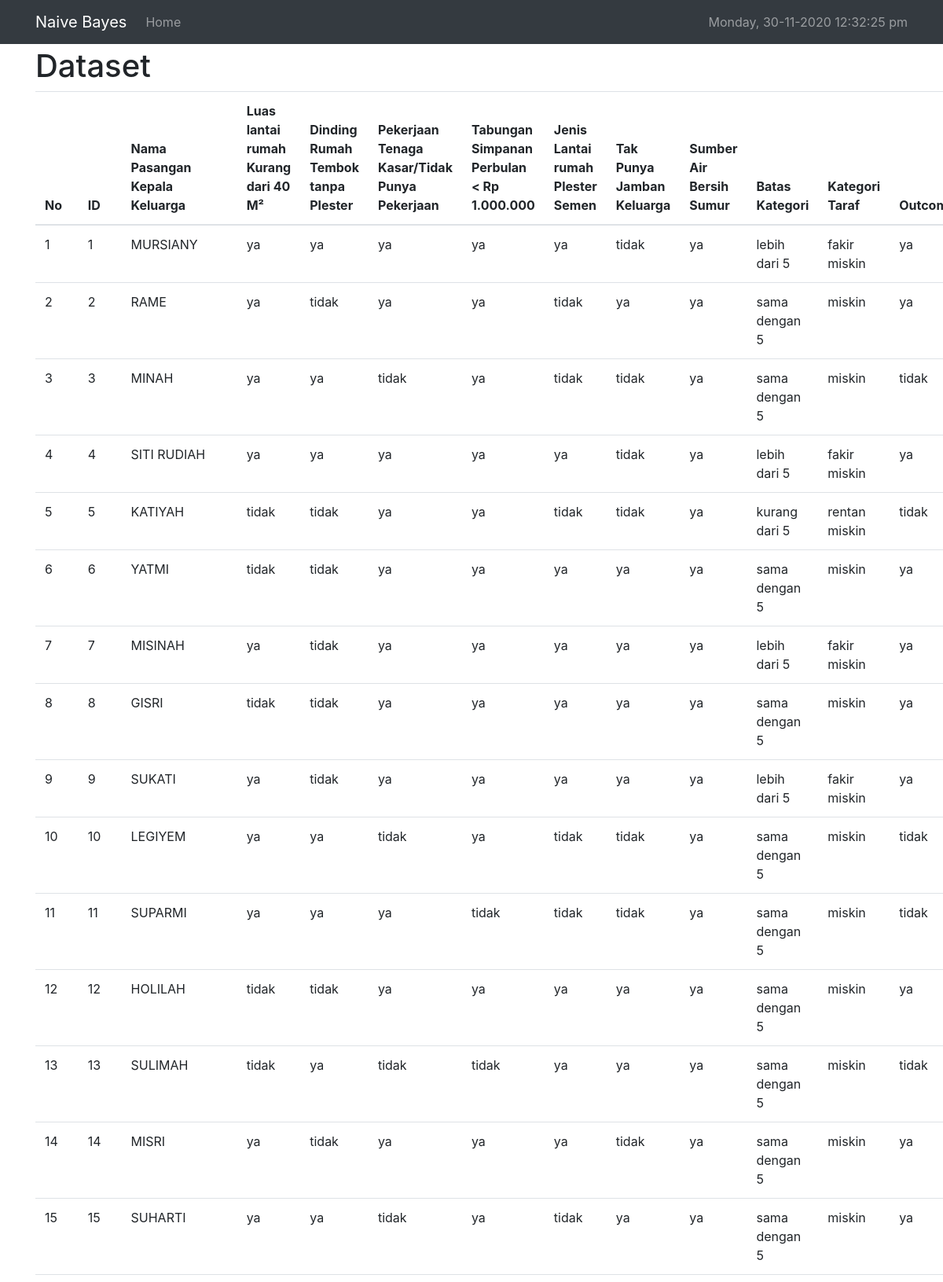
Page /preprocessing.php (signed in, upper part) on the committed database.
### tables this page shows
CREATE TABLE `preprocessing` (
  `id` bigint(20) NOT NULL,
  `nama_pasangan_kepala_keluarga` varchar(50) NOT NULL,
  `luas_rumah_kurang_dari_40m` varchar(50) NOT NULL COMMENT 'ya, tidak',
  `dinding_rumah_tembok_tanpa_plester` varchar(50) NOT NULL COMMENT 'ya, tidak',
  `pekerjaan_tenaga_kasar_atau_tidak_punya_pekerjaan` varchar(50) NOT NULL COMMENT 'ya, tidak',
  `tabungan_simpanan_perbulan_kurang_dari_satujuta` varchar(50) NOT NULL COMMENT 'ya, tidak',
  `jenis_lantai_rumah_plester_semen` varchar(50) NOT NULL COMMENT 'ya, tidak',
  `tak_punya_jamban_keluarga` varchar(50) NOT NULL COMMENT 'ya, tidak',
  `sumber_air_bersih_sumur` varchar(50) NOT NULL COMMENT 'ya, tidak',
  `jumlah_ya` int(2) NOT NULL,
  `tabel_nomor_4` varchar(50) NOT NULL COMMENT 'ya, tidak',
  `batas_kategori` varchar(50) NOT NULL,
  `kategori_taraf` varchar(50) NOT NULL,
  `perlu_bantuan_lebih` varchar(50) NOT NULL COMMENT 'ya, tidak'
);

### preprocessing.php (the view, shortened to what this page needs)
<?php
include "header.php";
$select_data = mysqli_query($koneksi, "select * from preprocessing  ");
?>
<h1>Dataset</h1>
<table class="table">
<thead>
    <tr>
    <th>No</th>
    <th>ID</th>
    <th>Nama Pasangan Kepala Keluarga</th>
    <th>Luas lantai rumah Kurang dari 40 M²</th>
    <th>Dinding Rumah Tembok tanpa Plester</th>
    <th>Pekerjaan Tenaga Kasar/Tidak Punya Pekerjaan  </th>
    <th>Tabungan Simpanan Perbulan < Rp 1.000.000</th>
    <th>Jenis Lantai rumah Plester Semen</th>
    <th>Tak Punya Jamban Keluarga </th>
    <th>Sumber Air Bersih Sumur</th>
    <th>Batas Kategori</th>
    <th>Kategori Taraf</th>
    <th>Outcome</th>
    </tr>
</thead>
<tbody>
    <?php
    $angka_awal = 0;
    $angka_selanjutnya = $angka_awal + 1;
    while($data = mysqli_fetch_array($select_data)): ?>
        <tr>
            <td><?= $angka_selanjutnya;  ?> </td>
            <td><?= $data['id']; ?></td>
            <td><?= $data['nama_pasangan_kepala_keluarga']; ?></td>
            <td><?= $data['luas_rumah_kurang_dari_40m']; ?></td>
            <td><?= $data['dinding_rumah_tembok_tanpa_plester']; ?></td>
            <td><?= $data['pekerjaan_tenaga_kasar_atau_tidak_punya_pekerjaan']; ?></td>
            <td><?= $data['tabungan_simpanan_perbulan_kurang_dari_satujuta']; ?></td>
            <td><?= $data['jenis_lantai_rumah_plester_semen']; ?></td>
            <td><?= $data['tak_punya_jamban_keluarga']; ?></td>
            <td><?= $data['sumber_air_bersih_sumur']; ?></td>
            <td><?= $data['batas_kategori']; ?></td>
            <td><?= $data['kategori_taraf']; ?></td>
            <td><?= $data['perlu_bantuan_lebih']; ?></td>
        </tr>
    <?php
    $angka_selanjutnya++;
    endwhile; ?>
</tbody>
</table>
<?php
include "footer.php";
?>

### rows in the picture
preprocessing: id "1", nama_pasangan_kepala_keluarga "MURSIANY", luas_rumah_kurang_dari_40m "ya", dinding_rumah_tembok_tanpa_plester "ya", pekerjaan_tenaga_kasar_atau_tidak_punya_pekerjaan "ya", tabungan_simpanan_perbulan_kurang_dari_satujuta "ya", jenis_lantai_rumah_plester_semen "ya", tak_punya_jamban_keluarga "tidak", sumber_air_bersih_sumur "ya", batas_kategori "lebih dari 5", kategori_taraf "fakir miskin", perlu_bantuan_lebih "ya"
preprocessing: id "2", nama_pasangan_kepala_keluarga "RAME", luas_rumah_kurang_dari_40m "ya", dinding_rumah_tembok_tanpa_plester "tidak", pekerjaan_tenaga_kasar_atau_tidak_punya_pekerjaan "ya", tabungan_simpanan_perbulan_kurang_dari_satujuta "ya", jenis_lantai_rumah_plester_semen "tidak", tak_punya_jamban_keluarga "ya", sumber_air_bersih_sumur "ya", batas_kategori "sama dengan 5", kategori_taraf "miskin", perlu_bantuan_lebih "ya"
preprocessing: id "3", nama_pasangan_kepala_keluarga "MINAH", luas_rumah_kurang_dari_40m "ya", dinding_rumah_tembok_tanpa_plester "ya", pekerjaan_tenaga_kasar_atau_tidak_punya_pekerjaan "tidak", tabungan_simpanan_perbulan_kurang_dari_satujuta "ya", jenis_lantai_rumah_plester_semen "tidak", tak_punya_jamban_keluarga "tidak", sumber_air_bersih_sumur "ya", batas_kategori "sama dengan 5", kategori_taraf "miskin", perlu_bantuan_lebih "tidak"
preprocessing: id "4", nama_pasangan_kepala_keluarga "SITI RUDIAH", luas_rumah_kurang_dari_40m "ya", dinding_rumah_tembok_tanpa_plester "ya", pekerjaan_tenaga_kasar_atau_tidak_punya_pekerjaan "ya", tabungan_simpanan_perbulan_kurang_dari_satujuta "ya", jenis_lantai_rumah_plester_semen "ya", tak_punya_jamban_keluarga "tidak", sumber_air_bersih_sumur "ya", batas_kategori "lebih dari 5", kategori_taraf "fakir miskin", perlu_bantuan_lebih "ya"
preprocessing: id "5", nama_pasangan_kepala_keluarga "KATIYAH", luas_rumah_kurang_dari_40m "tidak", dinding_rumah_tembok_tanpa_plester "tidak", pekerjaan_tenaga_kasar_atau_tidak_punya_pekerjaan "ya", tabungan_simpanan_perbulan_kurang_dari_satujuta "ya", jenis_lantai_rumah_plester_semen "tidak", tak_punya_jamban_keluarga "tidak", sumber_air_bersih_sumur "ya", batas_kategori "kurang dari 5", kategori_taraf "rentan miskin", perlu_bantuan_lebih "tidak"
preprocessing: id "6", nama_pasangan_kepala_keluarga "YATMI", luas_rumah_kurang_dari_40m "tidak", dinding_rumah_tembok_tanpa_plester "tidak", pekerjaan_tenaga_kasar_atau_tidak_punya_pekerjaan "ya", tabungan_simpanan_perbulan_kurang_dari_satujuta "ya", jenis_lantai_rumah_plester_semen "ya", tak_punya_jamban_keluarga "ya", sumber_air_bersih_sumur "ya", batas_kategori "sama dengan 5", kategori_taraf "miskin", perlu_bantuan_lebih "ya"
preprocessing: id "7", nama_pasangan_kepala_keluarga "MISINAH", luas_rumah_kurang_dari_40m "ya", dinding_rumah_tembok_tanpa_plester "tidak", pekerjaan_tenaga_kasar_atau_tidak_punya_pekerjaan "ya", tabungan_simpanan_perbulan_kurang_dari_satujuta "ya", jenis_lantai_rumah_plester_semen "ya", tak_punya_jamban_keluarga "ya", sumber_air_bersih_sumur "ya", batas_kategori "lebih dari 5", kategori_taraf "fakir miskin", perlu_bantuan_lebih "ya"
preprocessing: id "8", nama_pasangan_kepala_keluarga "GISRI", luas_rumah_kurang_dari_40m "tidak", dinding_rumah_tembok_tanpa_plester "tidak", pekerjaan_tenaga_kasar_atau_tidak_punya_pekerjaan "ya", tabungan_simpanan_perbulan_kurang_dari_satujuta "ya", jenis_lantai_rumah_plester_semen "ya", tak_punya_jamban_keluarga "ya", sumber_air_bersih_sumur "ya", batas_kategori "sama dengan 5", kategori_taraf "miskin", perlu_bantuan_lebih "ya"
preprocessing: id "9", nama_pasangan_kepala_keluarga "SUKATI", luas_rumah_kurang_dari_40m "ya", dinding_rumah_tembok_tanpa_plester "tidak", pekerjaan_tenaga_kasar_atau_tidak_punya_pekerjaan "ya", tabungan_simpanan_perbulan_kurang_dari_satujuta "ya", jenis_lantai_rumah_plester_semen "ya", tak_punya_jamban_keluarga "ya", sumber_air_bersih_sumur "ya", batas_kategori "lebih dari 5", kategori_taraf "fakir miskin", perlu_bantuan_lebih "ya"
preprocessing: id "10", nama_pasangan_kepala_keluarga "LEGIYEM", luas_rumah_kurang_dari_40m "ya", dinding_rumah_tembok_tanpa_plester "ya", pekerjaan_tenaga_kasar_atau_tidak_punya_pekerjaan "tidak", tabungan_simpanan_perbulan_kurang_dari_satujuta "ya", jenis_lantai_rumah_plester_semen "tidak", tak_punya_jamban_keluarga "tidak", sumber_air_bersih_sumur "ya", batas_kategori "sama dengan 5", kategori_taraf "miskin", perlu_bantuan_lebih "tidak"
preprocessing: id "11", nama_pasangan_kepala_keluarga "SUPARMI", luas_rumah_kurang_dari_40m "ya", dinding_rumah_tembok_tanpa_plester "ya", pekerjaan_tenaga_kasar_atau_tidak_punya_pekerjaan "ya", tabungan_simpanan_perbulan_kurang_dari_satujuta "tidak", jenis_lantai_rumah_plester_semen "tidak", tak_punya_jamban_keluarga "tidak", sumber_air_bersih_sumur "ya", batas_kategori "sama dengan 5", kategori_taraf "miskin", perlu_bantuan_lebih "tidak"
preprocessing: id "12", nama_pasangan_kepala_keluarga "HOLILAH", luas_rumah_kurang_dari_40m "tidak", dinding_rumah_tembok_tanpa_plester "tidak", pekerjaan_tenaga_kasar_atau_tidak_punya_pekerjaan "ya", tabungan_simpanan_perbulan_kurang_dari_satujuta "ya", jenis_lantai_rumah_plester_semen "ya", tak_punya_jamban_keluarga "ya", sumber_air_bersih_sumur "ya", batas_kategori "sama dengan 5", kategori_taraf "miskin", perlu_bantuan_lebih "ya"
preprocessing: id "13", nama_pasangan_kepala_keluarga "SULIMAH", luas_rumah_kurang_dari_40m "tidak", dinding_rumah_tembok_tanpa_plester "ya", pekerjaan_tenaga_kasar_atau_tidak_punya_pekerjaan "tidak", tabungan_simpanan_perbulan_kurang_dari_satujuta "tidak", jenis_lantai_rumah_plester_semen "ya", tak_punya_jamban_keluarga "ya", sumber_air_bersih_sumur "ya", batas_kategori "sama dengan 5", kategori_taraf "miskin", perlu_bantuan_lebih "tidak"
preprocessing: id "14", nama_pasangan_kepala_keluarga "MISRI", luas_rumah_kurang_dari_40m "ya", dinding_rumah_tembok_tanpa_plester "tidak", pekerjaan_tenaga_kasar_atau_tidak_punya_pekerjaan "ya", tabungan_simpanan_perbulan_kurang_dari_satujuta "ya", jenis_lantai_rumah_plester_semen "ya", tak_punya_jamban_keluarga "tidak", sumber_air_bersih_sumur "ya", batas_kategori "sama dengan 5", kategori_taraf "miskin", perlu_bantuan_lebih "ya"
preprocessing: id "15", nama_pasangan_kepala_keluarga "SUHARTI", luas_rumah_kurang_dari_40m "ya", dinding_rumah_tembok_tanpa_plester "ya", pekerjaan_tenaga_kasar_atau_tidak_punya_pekerjaan "tidak", tabungan_simpanan_perbulan_kurang_dari_satujuta "ya", jenis_lantai_rumah_plester_semen "tidak", tak_punya_jamban_keluarga "ya", sumber_air_bersih_sumur "ya", batas_kategori "sama dengan 5", kategori_taraf "miskin", perlu_bantuan_lebih "ya"
